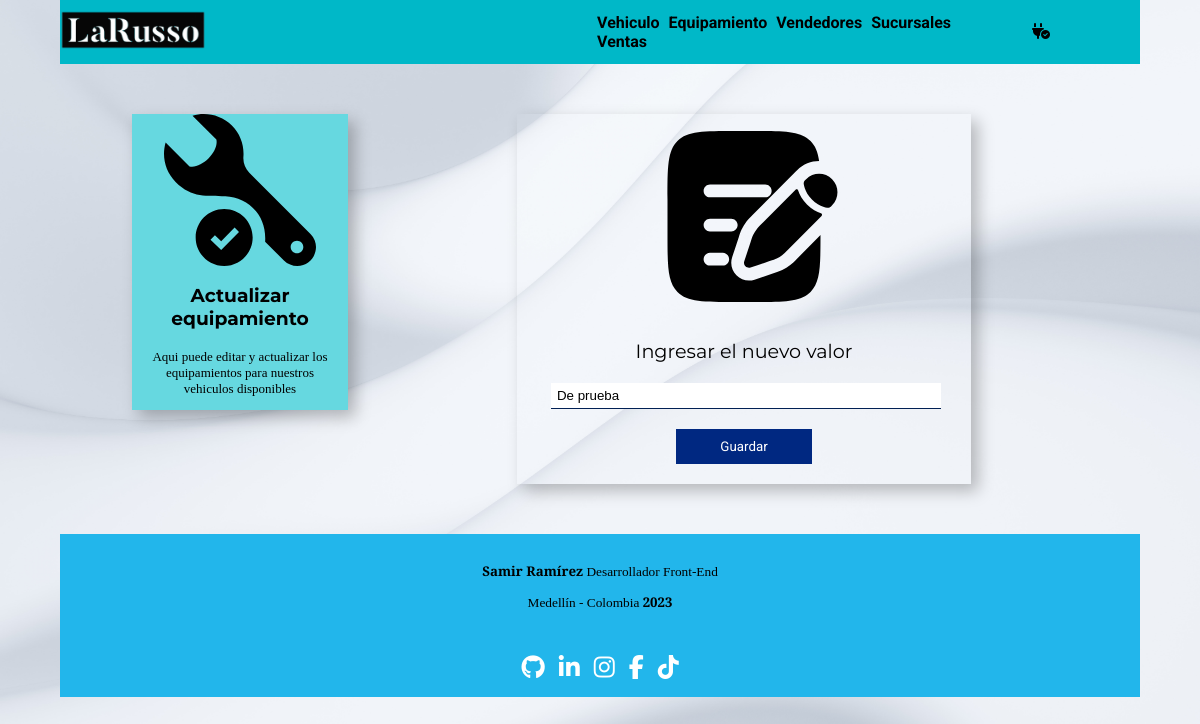
Before: /equipamiento/crear/tipo/editar/index.php?ide=7 with the older database file.
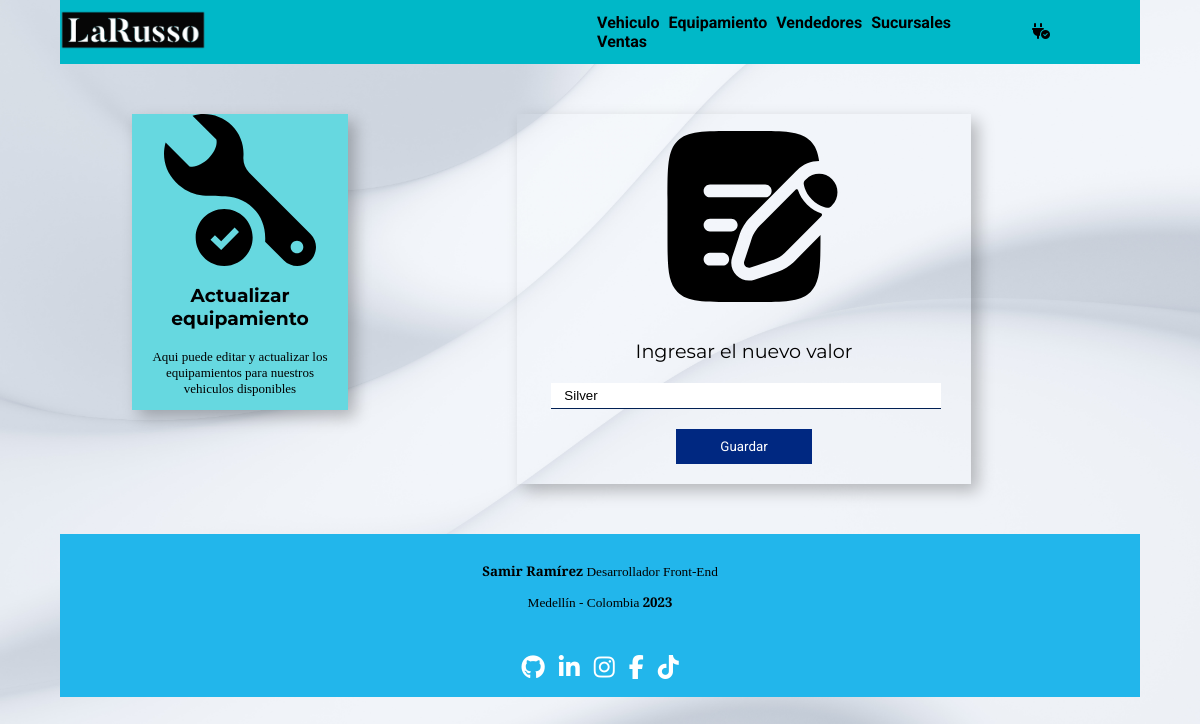
After: the same page with the newer database file.
### tables this page shows
CREATE TABLE `tipo_equipamiento` (
  `id_tipo_eq` int(8) NOT NULL,
  `nombre_tipo_eq` varchar(30) NOT NULL
);

### equipamiento/crear/tipo/editar/editype.php (the view, shortened to what this page needs)
<?php
    if(isset($_GET["ide"])) {
        $id= $_GET["ide"];
        $consult= "SELECT * FROM tipo_equipamiento WHERE id_tipo_eq = '$id'";
        if($result= mysqli_query($cnx, $consult)) {
            $rows= mysqli_fetch_array($result);
            echo "<form method='POST' action='sucess.php' class='frm-tipo-edit'>
            <div class='cont-img'>
                <img class='img-tipo-edit' src='../../../../assents/img/lagicons/document-add-svgrepo-com.svg' alt=''>
            </div>
            <p class='p-edit'>
                Ingresar el nuevo valor
            </p>
            <div class='cont-inp-editype'>
                <input type='text' name='id' value= '$id' style='display: none;'>
                <input type='text' class='inp-edit' name='tipo' value= ' ".$rows['nombre_tipo_eq']." '>
            </div>
            <div class='cont-btns'>
                <input class='btn-editype' type='submit' value='Guardar'>
            </div>
        </form>";
        }
    }
?>

Changed rows visible on the page:
changed tipo_equipamiento: tipo "De prueba" → "Silver"
